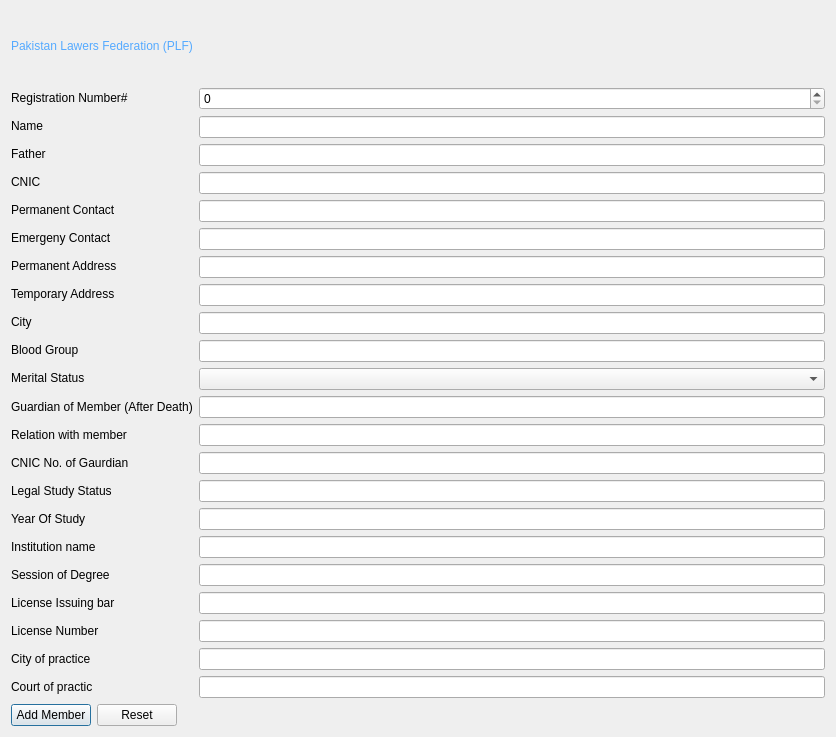
<?xml version="1.0" encoding="UTF-8"?>
<ui version="4.0">
 <class>AddMembeForm</class>
 <widget class="QDialog" name="AddMembeForm">
  <property name="geometry">
   <rect>
    <x>0</x>
    <y>0</y>
    <width>836</width>
    <height>737</height>
   </rect>
  </property>
  <property name="windowTitle">
   <string>Dialog</string>
  </property>
  <layout class="QGridLayout" name="gridLayout">
   <item row="0" column="0">
    <widget class="QLabel" name="title_label">
     <property name="styleSheet">
      <string notr="true">font: 75 16pt &quot;MS Shell Dlg 2&quot;;
color: rgb(85, 170, 255)</string>
     </property>
     <property name="text">
      <string>Pakistan Lawers Federation (PLF)</string>
     </property>
    </widget>
   </item>
   <item row="1" column="0">
    <layout class="QHBoxLayout" name="horizontalLayout">
     <item>
      <layout class="QVBoxLayout" name="verticalLayout">
       <item>
        <widget class="QLabel" name="label">
         <property name="styleSheet">
          <string notr="true">font: 75 12pt &quot;Calibri&quot;;</string>
         </property>
         <property name="text">
          <string>Registration Number#</string>
         </property>
        </widget>
       </item>
       <item>
        <widget class="QLabel" name="label_2">
         <property name="styleSheet">
          <string notr="true">font: 75 12pt &quot;Calibri&quot;;</string>
         </property>
         <property name="text">
          <string>Name</string>
         </property>
        </widget>
       </item>
       <item>
        <widget class="QLabel" name="label_3">
         <property name="styleSheet">
          <string notr="true">font: 75 12pt &quot;Calibri&quot;;</string>
         </property>
         <property name="text">
          <string>Father</string>
         </property>
        </widget>
       </item>
       <item>
        <widget class="QLabel" name="label_4">
         <property name="styleSheet">
          <string notr="true">font: 75 12pt &quot;Calibri&quot;;</string>
         </property>
         <property name="text">
          <string>CNIC</string>
         </property>
        </widget>
       </item>
       <item>
        <widget class="QLabel" name="label_5">
         <property name="styleSheet">
          <string notr="true">font: 75 12pt &quot;Calibri&quot;;</string>
         </property>
         <property name="text">
          <string>Permanent Contact</string>
         </property>
        </widget>
       </item>
       <item>
        <widget class="QLabel" name="label_6">
         <property name="styleSheet">
          <string notr="true">font: 75 12pt &quot;Calibri&quot;;</string>
         </property>
         <property name="text">
          <string>Emergeny Contact</string>
         </property>
        </widget>
       </item>
       <item>
        <widget class="QLabel" name="label_7">
         <property name="styleSheet">
          <string notr="true">font: 75 12pt &quot;Calibri&quot;;</string>
         </property>
         <property name="text">
          <string>Permanent Address</string>
         </property>
        </widget>
       </item>
       <item>
        <widget class="QLabel" name="label_8">
         <property name="styleSheet">
          <string notr="true">font: 75 12pt &quot;Calibri&quot;;</string>
         </property>
         <property name="text">
          <string>Temporary Address</string>
         </property>
        </widget>
       </item>
       <item>
        <widget class="QLabel" name="label_9">
         <property name="styleSheet">
          <string notr="true">font: 75 12pt &quot;Calibri&quot;;</string>
         </property>
         <property name="text">
          <string>City</string>
         </property>
        </widget>
       </item>
       <item>
        <widget class="QLabel" name="label_10">
         <property name="styleSheet">
          <string notr="true">font: 75 12pt &quot;Calibri&quot;;</string>
         </property>
         <property name="text">
          <string>Blood Group</string>
         </property>
        </widget>
       </item>
       <item>
        <widget class="QLabel" name="label_11">
         <property name="styleSheet">
          <string notr="true">font: 75 12pt &quot;Calibri&quot;;</string>
         </property>
         <property name="text">
          <string>Merital Status</string>
         </property>
        </widget>
       </item>
       <item>
        <widget class="QLabel" name="label_12">
         <property name="styleSheet">
          <string notr="true">font: 75 12pt &quot;Calibri&quot;;</string>
         </property>
         <property name="text">
          <string>Guardian of Member (After Death)</string>
         </property>
        </widget>
       </item>
       <item>
        <widget class="QLabel" name="label_13">
         <property name="styleSheet">
          <string notr="true">font: 75 12pt &quot;Calibri&quot;;</string>
         </property>
         <property name="text">
          <string>Relation with member</string>
         </property>
        </widget>
       </item>
       <item>
        <widget class="QLabel" name="label_14">
         <property name="styleSheet">
          <string notr="true">font: 75 12pt &quot;Calibri&quot;;</string>
         </property>
         <property name="text">
          <string>CNIC No. of Gaurdian</string>
         </property>
        </widget>
       </item>
       <item>
        <widget class="QLabel" name="label_15">
         <property name="styleSheet">
          <string notr="true">font: 75 12pt &quot;Calibri&quot;;</string>
         </property>
         <property name="text">
          <string>Legal Study Status</string>
         </property>
        </widget>
       </item>
       <item>
        <widget class="QLabel" name="label_16">
         <property name="styleSheet">
          <string notr="true">font: 75 12pt &quot;Calibri&quot;;</string>
         </property>
         <property name="text">
          <string>Year Of Study</string>
         </property>
        </widget>
       </item>
       <item>
        <widget class="QLabel" name="label_17">
         <property name="styleSheet">
          <string notr="true">font: 75 12pt &quot;Calibri&quot;;</string>
         </property>
         <property name="text">
          <string>Institution name</string>
         </property>
        </widget>
       </item>
       <item>
        <widget class="QLabel" name="label_18">
         <property name="styleSheet">
          <string notr="true">font: 75 12pt &quot;Calibri&quot;;</string>
         </property>
         <property name="text">
          <string>Session of Degree</string>
         </property>
        </widget>
       </item>
       <item>
        <widget class="QLabel" name="label_22">
         <property name="styleSheet">
          <string notr="true">font: 75 12pt &quot;Calibri&quot;;</string>
         </property>
         <property name="text">
          <string>License Issuing bar</string>
         </property>
        </widget>
       </item>
       <item>
        <widget class="QLabel" name="label_21">
         <property name="styleSheet">
          <string notr="true">font: 75 12pt &quot;Calibri&quot;;</string>
         </property>
         <property name="text">
          <string>License Number</string>
         </property>
        </widget>
       </item>
       <item>
        <widget class="QLabel" name="label_19">
         <property name="styleSheet">
          <string notr="true">font: 75 12pt &quot;Calibri&quot;;</string>
         </property>
         <property name="text">
          <string>City of practice</string>
         </property>
        </widget>
       </item>
       <item>
        <widget class="QLabel" name="label_20">
         <property name="styleSheet">
          <string notr="true">font: 75 12pt &quot;Calibri&quot;;</string>
         </property>
         <property name="text">
          <string>Court of practic</string>
         </property>
        </widget>
       </item>
      </layout>
     </item>
     <item>
      <layout class="QVBoxLayout" name="verticalLayout_2">
       <item>
        <widget class="QSpinBox" name="registration_number_spinbox"/>
       </item>
       <item>
        <widget class="QLineEdit" name="name_lineedit"/>
       </item>
       <item>
        <widget class="QLineEdit" name="father_name_lineedit"/>
       </item>
       <item>
        <widget class="QLineEdit" name="cnic_lineedit"/>
       </item>
       <item>
        <widget class="QLineEdit" name="permanent_contact"/>
       </item>
       <item>
        <widget class="QLineEdit" name="emergency_contact"/>
       </item>
       <item>
        <widget class="QLineEdit" name="permanent_address_lineedit"/>
       </item>
       <item>
        <widget class="QLineEdit" name="temporary_address"/>
       </item>
       <item>
        <widget class="QLineEdit" name="city_lineedit"/>
       </item>
       <item>
        <widget class="QLineEdit" name="bloodgroup"/>
       </item>
       <item>
        <widget class="QComboBox" name="merital_status"/>
       </item>
       <item>
        <widget class="QLineEdit" name="guradian_name"/>
       </item>
       <item>
        <widget class="QLineEdit" name="relation_with_member"/>
       </item>
       <item>
        <widget class="QLineEdit" name="cnic_of_guardian"/>
       </item>
       <item>
        <widget class="QLineEdit" name="legal_study_status"/>
       </item>
       <item>
        <widget class="QLineEdit" name="year_of_study"/>
       </item>
       <item>
        <widget class="QLineEdit" name="institute_name"/>
       </item>
       <item>
        <widget class="QLineEdit" name="session_of_degree"/>
       </item>
       <item>
        <widget class="QLineEdit" name="license_issuing_bar"/>
       </item>
       <item>
        <widget class="QLineEdit" name="license_number"/>
       </item>
       <item>
        <widget class="QLineEdit" name="city_of_practice"/>
       </item>
       <item>
        <widget class="QLineEdit" name="court_of_practice"/>
       </item>
      </layout>
     </item>
    </layout>
   </item>
   <item row="2" column="0">
    <layout class="QHBoxLayout" name="horizontalLayout_2">
     <item>
      <widget class="QPushButton" name="pushButton">
       <property name="text">
        <string>Add Member</string>
       </property>
      </widget>
     </item>
     <item>
      <widget class="QPushButton" name="pushButton_2">
       <property name="text">
        <string>Reset</string>
       </property>
      </widget>
     </item>
     <item>
      <spacer name="horizontalSpacer">
       <property name="orientation">
        <enum>Qt::Horizontal</enum>
       </property>
       <property name="sizeHint" stdset="0">
        <size>
         <width>40</width>
         <height>20</height>
        </size>
       </property>
      </spacer>
     </item>
    </layout>
   </item>
  </layout>
 </widget>
 <resources/>
 <connections/>
</ui>
